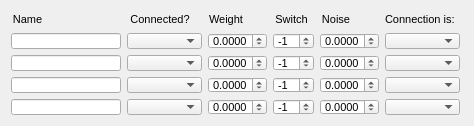
  <widget class="QWidget" name="layoutWidget_5">
   <property name="geometry">
    <rect>
     <x>9</x>
     <y>270</y>
     <width>466</width>
     <height>108</height>
    </rect>
   </property>
   <layout class="QHBoxLayout" name="horizontalLayout_15">
    <item>
     <layout class="QVBoxLayout" name="verticalLayout_37">
      <item>
       <widget class="QLabel" name="label_42">
        <property name="sizePolicy">
         <sizepolicy hsizetype="Fixed" vsizetype="Preferred">
          <horstretch>0</horstretch>
          <verstretch>0</verstretch>
         </sizepolicy>
        </property>
        <property name="minimumSize">
         <size>
          <width>33</width>
          <height>16</height>
         </size>
        </property>
        <property name="maximumSize">
         <size>
          <width>33</width>
          <height>16</height>
         </size>
        </property>
        <property name="font">
         <font>
          <pointsize>8</pointsize>
         </font>
        </property>
        <property name="text">
         <string>Name</string>
        </property>
        <property name="alignment">
         <set>Qt::AlignCenter</set>
        </property>
       </widget>
      </item>
      <item>
       <widget class="QLineEdit" name="unit2Unit1ConnNameLineEdit">
        <property name="sizePolicy">
         <sizepolicy hsizetype="Fixed" vsizetype="Fixed">
          <horstretch>0</horstretch>
          <verstretch>0</verstretch>
         </sizepolicy>
        </property>
        <property name="minimumSize">
         <size>
          <width>110</width>
          <height>16</height>
         </size>
        </property>
        <property name="maximumSize">
         <size>
          <width>110</width>
          <height>16</height>
         </size>
        </property>
        <property name="font">
         <font>
          <pointsize>8</pointsize>
         </font>
        </property>
        <property name="readOnly">
         <bool>true</bool>
        </property>
       </widget>
      </item>
      <item>
       <widget class="QLineEdit" name="unit2Unit2ConnNameLineEdit">
        <property name="sizePolicy">
         <sizepolicy hsizetype="Fixed" vsizetype="Fixed">
          <horstretch>0</horstretch>
          <verstretch>0</verstretch>
         </sizepolicy>
        </property>
        <property name="minimumSize">
         <size>
          <width>110</width>
          <height>16</height>
         </size>
        </property>
        <property name="maximumSize">
         <size>
          <width>110</width>
          <height>16</height>
         </size>
        </property>
        <property name="font">
         <font>
          <pointsize>8</pointsize>
         </font>
        </property>
        <property name="readOnly">
         <bool>true</bool>
        </property>
       </widget>
      </item>
      <item>
       <widget class="QLineEdit" name="unit2Unit3ConnNameLineEdit">
        <property name="sizePolicy">
         <sizepolicy hsizetype="Fixed" vsizetype="Fixed">
          <horstretch>0</horstretch>
          <verstretch>0</verstretch>
         </sizepolicy>
        </property>
        <property name="minimumSize">
         <size>
          <width>110</width>
          <height>16</height>
         </size>
        </property>
        <property name="maximumSize">
         <size>
          <width>110</width>
          <height>16</height>
         </size>
        </property>
        <property name="font">
         <font>
          <pointsize>8</pointsize>
         </font>
        </property>
        <property name="readOnly">
         <bool>true</bool>
        </property>
       </widget>
      </item>
      <item>
       <widget class="QLineEdit" name="unit2Unit4ConnNameLineEdit">
        <property name="sizePolicy">
         <sizepolicy hsizetype="Fixed" vsizetype="Fixed">
          <horstretch>0</horstretch>
          <verstretch>0</verstretch>
         </sizepolicy>
        </property>
        <property name="minimumSize">
         <size>
          <width>110</width>
          <height>16</height>
         </size>
        </property>
        <property name="maximumSize">
         <size>
          <width>110</width>
          <height>16</height>
         </size>
        </property>
        <property name="font">
         <font>
          <pointsize>8</pointsize>
         </font>
        </property>
        <property name="readOnly">
         <bool>true</bool>
        </property>
       </widget>
      </item>
     </layout>
    </item>
    <item>
     <layout class="QVBoxLayout" name="verticalLayout_38">
      <item>
       <widget class="QLabel" name="label_43">
        <property name="sizePolicy">
         <sizepolicy hsizetype="Fixed" vsizetype="Preferred">
          <horstretch>0</horstretch>
          <verstretch>0</verstretch>
         </sizepolicy>
        </property>
        <property name="minimumSize">
         <size>
          <width>66</width>
          <height>16</height>
         </size>
        </property>
        <property name="maximumSize">
         <size>
          <width>66</width>
          <height>16</height>
         </size>
        </property>
        <property name="font">
         <font>
          <pointsize>8</pointsize>
         </font>
        </property>
        <property name="text">
         <string>Connected?</string>
        </property>
        <property name="alignment">
         <set>Qt::AlignCenter</set>
        </property>
       </widget>
      </item>
      <item>
       <widget class="QComboBox" name="unit2Unit1ConnectedComboBox">
        <property name="sizePolicy">
         <sizepolicy hsizetype="Fixed" vsizetype="Fixed">
          <horstretch>0</horstretch>
          <verstretch>0</verstretch>
         </sizepolicy>
        </property>
        <property name="minimumSize">
         <size>
          <width>75</width>
          <height>16</height>
         </size>
        </property>
        <property name="maximumSize">
         <size>
          <width>75</width>
          <height>16</height>
         </size>
        </property>
        <property name="font">
         <font>
          <pointsize>8</pointsize>
         </font>
        </property>
       </widget>
      </item>
      <item>
       <widget class="QComboBox" name="unit2Unit2ConnectedComboBox">
        <property name="sizePolicy">
         <sizepolicy hsizetype="Fixed" vsizetype="Fixed">
          <horstretch>0</horstretch>
          <verstretch>0</verstretch>
         </sizepolicy>
        </property>
        <property name="minimumSize">
         <size>
          <width>75</width>
          <height>16</height>
         </size>
        </property>
        <property name="maximumSize">
         <size>
          <width>75</width>
          <height>16</height>
         </size>
        </property>
        <property name="font">
         <font>
          <pointsize>8</pointsize>
         </font>
        </property>
       </widget>
      </item>
      <item>
       <widget class="QComboBox" name="unit2Unit3ConnectedComboBox">
        <property name="sizePolicy">
         <sizepolicy hsizetype="Fixed" vsizetype="Fixed">
          <horstretch>0</horstretch>
          <verstretch>0</verstretch>
         </sizepolicy>
        </property>
        <property name="minimumSize">
         <size>
          <width>75</width>
          <height>16</height>
         </size>
        </property>
        <property name="maximumSize">
         <size>
          <width>75</width>
          <height>16</height>
         </size>
        </property>
        <property name="font">
         <font>
          <pointsize>8</pointsize>
         </font>
        </property>
       </widget>
      </item>
      <item>
       <widget class="QComboBox" name="unit2Unit4ConnectedComboBox">
        <property name="sizePolicy">
         <sizepolicy hsizetype="Fixed" vsizetype="Fixed">
          <horstretch>0</horstretch>
          <verstretch>0</verstretch>
         </sizepolicy>
        </property>
        <property name="minimumSize">
         <size>
          <width>75</width>
          <height>16</height>
         </size>
        </property>
        <property name="maximumSize">
         <size>
          <width>75</width>
          <height>16</height>
         </size>
        </property>
        <property name="font">
         <font>
          <pointsize>8</pointsize>
         </font>
        </property>
       </widget>
      </item>
     </layout>
    </item>
    <item>
     <layout class="QVBoxLayout" name="verticalLayout_39">
      <item>
       <widget class="QLabel" name="label_44">
        <property name="sizePolicy">
         <sizepolicy hsizetype="Fixed" vsizetype="Preferred">
          <horstretch>0</horstretch>
          <verstretch>0</verstretch>
         </sizepolicy>
        </property>
        <property name="minimumSize">
         <size>
          <width>36</width>
          <height>16</height>
         </size>
        </property>
        <property name="maximumSize">
         <size>
          <width>36</width>
          <height>16</height>
         </size>
        </property>
        <property name="font">
         <font>
          <pointsize>8</pointsize>
         </font>
        </property>
        <property name="text">
         <string>Weight</string>
        </property>
        <property name="alignment">
         <set>Qt::AlignCenter</set>
        </property>
       </widget>
      </item>
      <item>
       <widget class="QDoubleSpinBox" name="unit2Unit1WeightDoubleSpinBox">
        <property name="sizePolicy">
         <sizepolicy hsizetype="Fixed" vsizetype="Fixed">
          <horstretch>0</horstretch>
          <verstretch>0</verstretch>
         </sizepolicy>
        </property>
        <property name="minimumSize">
         <size>
          <width>59</width>
          <height>16</height>
         </size>
        </property>
        <property name="maximumSize">
         <size>
          <width>59</width>
          <height>16</height>
         </size>
        </property>
        <property name="font">
         <font>
          <pointsize>8</pointsize>
         </font>
        </property>
        <property name="wrapping">
         <bool>true</bool>
        </property>
        <property name="decimals">
         <number>4</number>
        </property>
        <property name="maximum">
         <double>1.000000000000000</double>
        </property>
        <property name="singleStep">
         <double>0.001000000000000</double>
        </property>
       </widget>
      </item>
      <item>
       <widget class="QDoubleSpinBox" name="unit2Unit2WeightDoubleSpinBox">
        <property name="sizePolicy">
         <sizepolicy hsizetype="Fixed" vsizetype="Fixed">
          <horstretch>0</horstretch>
          <verstretch>0</verstretch>
         </sizepolicy>
        </property>
        <property name="minimumSize">
         <size>
          <width>59</width>
          <height>16</height>
         </size>
        </property>
        <property name="maximumSize">
         <size>
          <width>59</width>
          <height>16</height>
         </size>
        </property>
        <property name="font">
         <font>
          <pointsize>8</pointsize>
         </font>
        </property>
        <property name="wrapping">
         <bool>true</bool>
        </property>
        <property name="decimals">
         <number>4</number>
        </property>
        <property name="maximum">
         <double>1.000000000000000</double>
        </property>
        <property name="singleStep">
         <double>0.001000000000000</double>
        </property>
       </widget>
      </item>
      <item>
       <widget class="QDoubleSpinBox" name="unit2Unit3WeightDoubleSpinBox">
        <property name="sizePolicy">
         <sizepolicy hsizetype="Fixed" vsizetype="Fixed">
          <horstretch>0</horstretch>
          <verstretch>0</verstretch>
         </sizepolicy>
        </property>
        <property name="minimumSize">
         <size>
          <width>59</width>
          <height>16</height>
         </size>
        </property>
        <property name="maximumSize">
         <size>
          <width>59</width>
          <height>16</height>
         </size>
        </property>
        <property name="font">
         <font>
          <pointsize>8</pointsize>
         </font>
        </property>
        <property name="wrapping">
         <bool>true</bool>
        </property>
        <property name="decimals">
         <number>4</number>
        </property>
        <property name="maximum">
         <double>1.000000000000000</double>
        </property>
        <property name="singleStep">
         <double>0.001000000000000</double>
        </property>
       </widget>
      </item>
      <item>
       <widget class="QDoubleSpinBox" name="unit2Unit4WeightDoubleSpinBox">
        <property name="sizePolicy">
         <sizepolicy hsizetype="Fixed" vsizetype="Fixed">
          <horstretch>0</horstretch>
          <verstretch>0</verstretch>
         </sizepolicy>
        </property>
        <property name="minimumSize">
         <size>
          <width>59</width>
          <height>16</height>
         </size>
        </property>
        <property name="maximumSize">
         <size>
          <width>59</width>
          <height>16</height>
         </size>
        </property>
        <property name="font">
         <font>
          <pointsize>8</pointsize>
         </font>
        </property>
        <property name="wrapping">
         <bool>true</bool>
        </property>
        <property name="decimals">
         <number>4</number>
        </property>
        <property name="maximum">
         <double>1.000000000000000</double>
        </property>
        <property name="singleStep">
         <double>0.001000000000000</double>
        </property>
       </widget>
      </item>
     </layout>
    </item>
    <item>
     <layout class="QVBoxLayout" name="verticalLayout_40">
      <item>
       <widget class="QLabel" name="label_45">
        <property name="sizePolicy">
         <sizepolicy hsizetype="Fixed" vsizetype="Preferred">
          <horstretch>0</horstretch>
          <verstretch>0</verstretch>
         </sizepolicy>
        </property>
        <property name="minimumSize">
         <size>
          <width>37</width>
          <height>16</height>
         </size>
        </property>
        <property name="maximumSize">
         <size>
          <width>37</width>
          <height>16</height>
         </size>
        </property>
        <property name="font">
         <font>
          <pointsize>8</pointsize>
         </font>
        </property>
        <property name="text">
         <string>Switch</string>
        </property>
        <property name="alignment">
         <set>Qt::AlignCenter</set>
        </property>
       </widget>
      </item>
      <item>
       <widget class="QSpinBox" name="unit2Unit1SwitchSpinBox">
        <property name="sizePolicy">
         <sizepolicy hsizetype="Fixed" vsizetype="Fixed">
          <horstretch>0</horstretch>
          <verstretch>0</verstretch>
         </sizepolicy>
        </property>
        <property name="minimumSize">
         <size>
          <width>41</width>
          <height>16</height>
         </size>
        </property>
        <property name="maximumSize">
         <size>
          <width>41</width>
          <height>16</height>
         </size>
        </property>
        <property name="font">
         <font>
          <pointsize>8</pointsize>
         </font>
        </property>
        <property name="wrapping">
         <bool>true</bool>
        </property>
        <property name="minimum">
         <number>-1</number>
        </property>
        <property name="maximum">
         <number>1</number>
        </property>
        <property name="singleStep">
         <number>2</number>
        </property>
        <property name="value">
         <number>-1</number>
        </property>
       </widget>
      </item>
      <item>
       <widget class="QSpinBox" name="unit2Unit2SwitchSpinBox">
        <property name="sizePolicy">
         <sizepolicy hsizetype="Fixed" vsizetype="Fixed">
          <horstretch>0</horstretch>
          <verstretch>0</verstretch>
         </sizepolicy>
        </property>
        <property name="minimumSize">
         <size>
          <width>41</width>
          <height>16</height>
         </size>
        </property>
        <property name="maximumSize">
         <size>
          <width>41</width>
          <height>16</height>
         </size>
        </property>
        <property name="font">
         <font>
          <pointsize>8</pointsize>
         </font>
        </property>
        <property name="wrapping">
         <bool>true</bool>
        </property>
        <property name="minimum">
         <number>-1</number>
        </property>
        <property name="maximum">
         <number>1</number>
        </property>
        <property name="singleStep">
         <number>2</number>
        </property>
        <property name="value">
         <number>-1</number>
        </property>
       </widget>
      </item>
      <item>
       <widget class="QSpinBox" name="unit2Unit3SwitchSpinBox">
        <property name="sizePolicy">
         <sizepolicy hsizetype="Fixed" vsizetype="Fixed">
          <horstretch>0</horstretch>
          <verstretch>0</verstretch>
         </sizepolicy>
        </property>
        <property name="minimumSize">
         <size>
          <width>41</width>
          <height>16</height>
         </size>
        </property>
        <property name="maximumSize">
         <size>
          <width>41</width>
          <height>16</height>
         </size>
        </property>
        <property name="font">
         <font>
          <pointsize>8</pointsize>
         </font>
        </property>
        <property name="wrapping">
         <bool>true</bool>
        </property>
        <property name="minimum">
         <number>-1</number>
        </property>
        <property name="maximum">
         <number>1</number>
        </property>
        <property name="singleStep">
         <number>2</number>
        </property>
        <property name="value">
         <number>-1</number>
        </property>
       </widget>
      </item>
      <item>
       <widget class="QSpinBox" name="unit2Unit4SwitchSpinBox">
        <property name="sizePolicy">
         <sizepolicy hsizetype="Fixed" vsizetype="Fixed">
          <horstretch>0</horstretch>
          <verstretch>0</verstretch>
         </sizepolicy>
        </property>
        <property name="minimumSize">
         <size>
          <width>41</width>
          <height>16</height>
         </size>
        </property>
        <property name="maximumSize">
         <size>
          <width>41</width>
          <height>16</height>
         </size>
        </property>
        <property name="font">
         <font>
          <pointsize>8</pointsize>
         </font>
        </property>
        <property name="wrapping">
         <bool>true</bool>
        </property>
        <property name="minimum">
         <number>-1</number>
        </property>
        <property name="maximum">
         <number>1</number>
        </property>
        <property name="singleStep">
         <number>2</number>
        </property>
        <property name="value">
         <number>-1</number>
        </property>
       </widget>
      </item>
     </layout>
    </item>
    <item>
     <layout class="QVBoxLayout" name="verticalLayout_41">
      <item>
       <widget class="QLabel" name="label_46">
        <property name="sizePolicy">
         <sizepolicy hsizetype="Fixed" vsizetype="Preferred">
          <horstretch>0</horstretch>
          <verstretch>0</verstretch>
         </sizepolicy>
        </property>
        <property name="minimumSize">
         <size>
          <width>32</width>
          <height>16</height>
         </size>
        </property>
        <property name="maximumSize">
         <size>
          <width>32</width>
          <height>16</height>
         </size>
        </property>
        <property name="font">
         <font>
          <pointsize>8</pointsize>
         </font>
        </property>
        <property name="text">
         <string>Noise</string>
        </property>
        <property name="alignment">
         <set>Qt::AlignCenter</set>
        </property>
       </widget>
      </item>
      <item>
       <widget class="QDoubleSpinBox" name="unit2Unit1NoiseDoubleSpinBox">
        <property name="sizePolicy">
         <sizepolicy hsizetype="Fixed" vsizetype="Fixed">
          <horstretch>0</horstretch>
          <verstretch>0</verstretch>
         </sizepolicy>
        </property>
        <property name="minimumSize">
         <size>
          <width>59</width>
          <height>16</height>
         </size>
        </property>
        <property name="maximumSize">
         <size>
          <width>59</width>
          <height>16</height>
         </size>
        </property>
        <property name="font">
         <font>
          <pointsize>8</pointsize>
         </font>
        </property>
        <property name="wrapping">
         <bool>true</bool>
        </property>
        <property name="decimals">
         <number>4</number>
        </property>
        <property name="maximum">
         <double>1.000000000000000</double>
        </property>
        <property name="singleStep">
         <double>0.001000000000000</double>
        </property>
       </widget>
      </item>
      <item>
       <widget class="QDoubleSpinBox" name="unit2Unit2NoiseDoubleSpinBox">
        <property name="sizePolicy">
         <sizepolicy hsizetype="Fixed" vsizetype="Fixed">
          <horstretch>0</horstretch>
          <verstretch>0</verstretch>
         </sizepolicy>
        </property>
        <property name="minimumSize">
         <size>
          <width>59</width>
          <height>16</height>
         </size>
        </property>
        <property name="maximumSize">
         <size>
          <width>59</width>
          <height>16</height>
         </size>
        </property>
        <property name="font">
         <font>
          <pointsize>8</pointsize>
         </font>
        </property>
        <property name="wrapping">
         <bool>true</bool>
        </property>
        <property name="decimals">
         <number>4</number>
        </property>
        <property name="maximum">
         <double>1.000000000000000</double>
        </property>
        <property name="singleStep">
         <double>0.001000000000000</double>
        </property>
       </widget>
      </item>
      <item>
       <widget class="QDoubleSpinBox" name="unit2Unit3NoiseDoubleSpinBox">
        <property name="sizePolicy">
         <sizepolicy hsizetype="Fixed" vsizetype="Fixed">
          <horstretch>0</horstretch>
          <verstretch>0</verstretch>
         </sizepolicy>
        </property>
        <property name="minimumSize">
         <size>
          <width>59</width>
          <height>16</height>
         </size>
        </property>
        <property name="maximumSize">
         <size>
          <width>59</width>
          <height>16</height>
         </size>
        </property>
        <property name="font">
         <font>
          <pointsize>8</pointsize>
         </font>
        </property>
        <property name="wrapping">
         <bool>true</bool>
        </property>
        <property name="decimals">
         <number>4</number>
        </property>
        <property name="maximum">
         <double>1.000000000000000</double>
        </property>
        <property name="singleStep">
         <double>0.001000000000000</double>
        </property>
       </widget>
      </item>
      <item>
       <widget class="QDoubleSpinBox" name="unit2Unit4NoiseDoubleSpinBox">
        <property name="sizePolicy">
         <sizepolicy hsizetype="Fixed" vsizetype="Fixed">
          <horstretch>0</horstretch>
          <verstretch>0</verstretch>
         </sizepolicy>
        </property>
        <property name="minimumSize">
         <size>
          <width>59</width>
          <height>16</height>
         </size>
        </property>
        <property name="maximumSize">
         <size>
          <width>59</width>
          <height>16</height>
         </size>
        </property>
        <property name="font">
         <font>
          <pointsize>8</pointsize>
         </font>
        </property>
        <property name="wrapping">
         <bool>true</bool>
        </property>
        <property name="decimals">
         <number>4</number>
        </property>
        <property name="maximum">
         <double>1.000000000000000</double>
        </property>
        <property name="singleStep">
         <double>0.001000000000000</double>
        </property>
       </widget>
      </item>
     </layout>
    </item>
    <item>
     <layout class="QVBoxLayout" name="verticalLayout_42">
      <item>
       <widget class="QLabel" name="label_47">
        <property name="sizePolicy">
         <sizepolicy hsizetype="Fixed" vsizetype="Preferred">
          <horstretch>0</horstretch>
          <verstretch>0</verstretch>
         </sizepolicy>
        </property>
        <property name="minimumSize">
         <size>
          <width>78</width>
          <height>16</height>
         </size>
        </property>
        <property name="maximumSize">
         <size>
          <width>78</width>
          <height>16</height>
         </size>
        </property>
        <property name="font">
         <font>
          <pointsize>8</pointsize>
         </font>
        </property>
        <property name="text">
         <string>Connection is:</string>
        </property>
       </widget>
      </item>
      <item>
       <widget class="QComboBox" name="unit2Unit1UniselectorComboBox">
        <property name="sizePolicy">
         <sizepolicy hsizetype="Fixed" vsizetype="Fixed">
          <horstretch>0</horstretch>
          <verstretch>0</verstretch>
         </sizepolicy>
        </property>
        <property name="minimumSize">
         <size>
          <width>75</width>
          <height>16</height>
         </size>
        </property>
        <property name="maximumSize">
         <size>
          <width>75</width>
          <height>16</height>
         </size>
        </property>
        <property name="font">
         <font>
          <pointsize>8</pointsize>
         </font>
        </property>
       </widget>
      </item>
      <item>
       <widget class="QComboBox" name="unit2Unit2UniselectorComboBox">
        <property name="sizePolicy">
         <sizepolicy hsizetype="Fixed" vsizetype="Fixed">
          <horstretch>0</horstretch>
          <verstretch>0</verstretch>
         </sizepolicy>
        </property>
        <property name="minimumSize">
         <size>
          <width>75</width>
          <height>16</height>
         </size>
        </property>
        <property name="maximumSize">
         <size>
          <width>75</width>
          <height>16</height>
         </size>
        </property>
        <property name="font">
         <font>
          <pointsize>8</pointsize>
         </font>
        </property>
       </widget>
      </item>
      <item>
       <widget class="QComboBox" name="unit2Unit3UniselectorComboBox">
        <property name="sizePolicy">
         <sizepolicy hsizetype="Fixed" vsizetype="Fixed">
          <horstretch>0</horstretch>
          <verstretch>0</verstretch>
         </sizepolicy>
        </property>
        <property name="minimumSize">
         <size>
          <width>75</width>
          <height>16</height>
         </size>
        </property>
        <property name="maximumSize">
         <size>
          <width>75</width>
          <height>16</height>
         </size>
        </property>
        <property name="font">
         <font>
          <pointsize>8</pointsize>
         </font>
        </property>
       </widget>
      </item>
      <item>
       <widget class="QComboBox" name="unit2Unit4UniselectorComboBox">
        <property name="sizePolicy">
         <sizepolicy hsizetype="Fixed" vsizetype="Fixed">
          <horstretch>0</horstretch>
          <verstretch>0</verstretch>
         </sizepolicy>
        </property>
        <property name="minimumSize">
         <size>
          <width>75</width>
          <height>16</height>
         </size>
        </property>
        <property name="maximumSize">
         <size>
          <width>75</width>
          <height>16</height>
         </size>
        </property>
        <property name="font">
         <font>
          <pointsize>8</pointsize>
         </font>
        </property>
       </widget>
      </item>
     </layout>
    </item>
   </layout>
  </widget>
